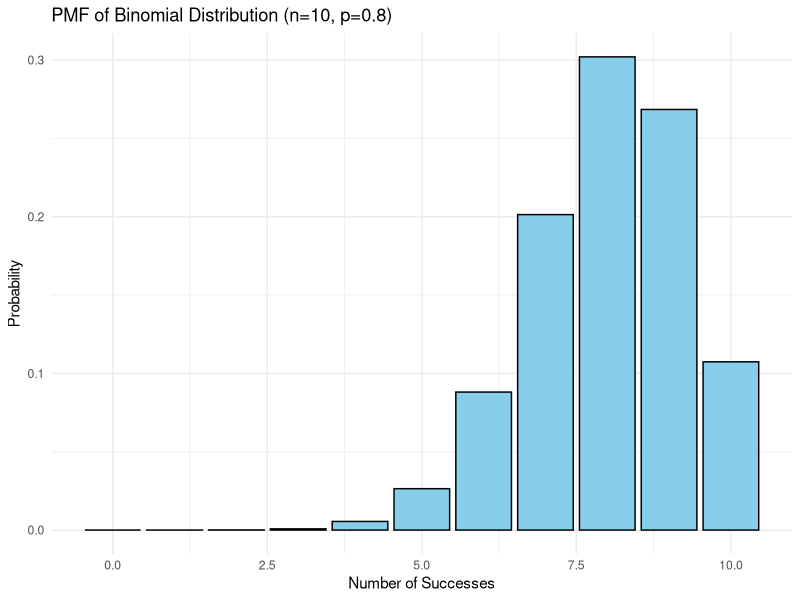
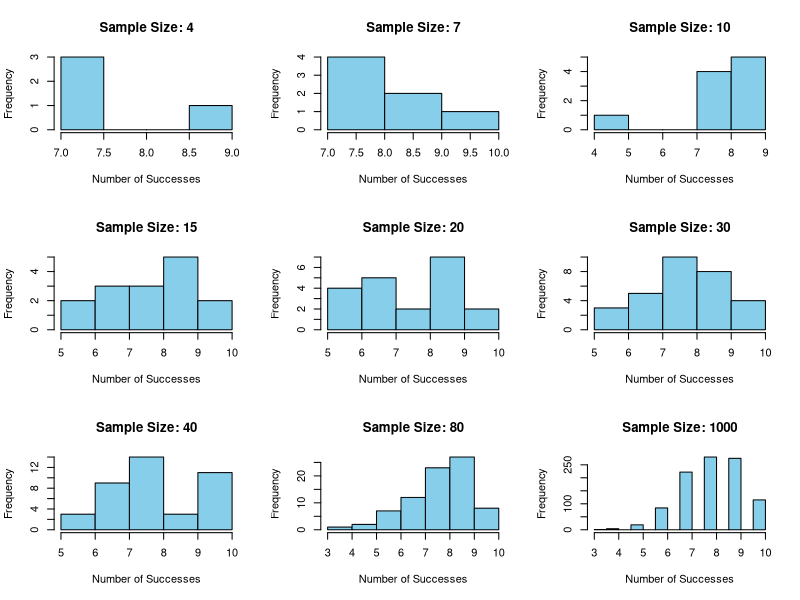
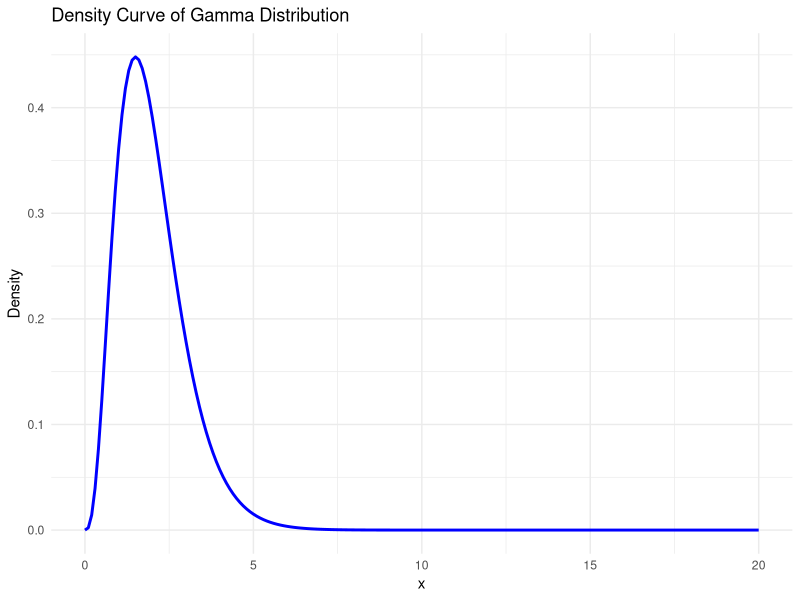
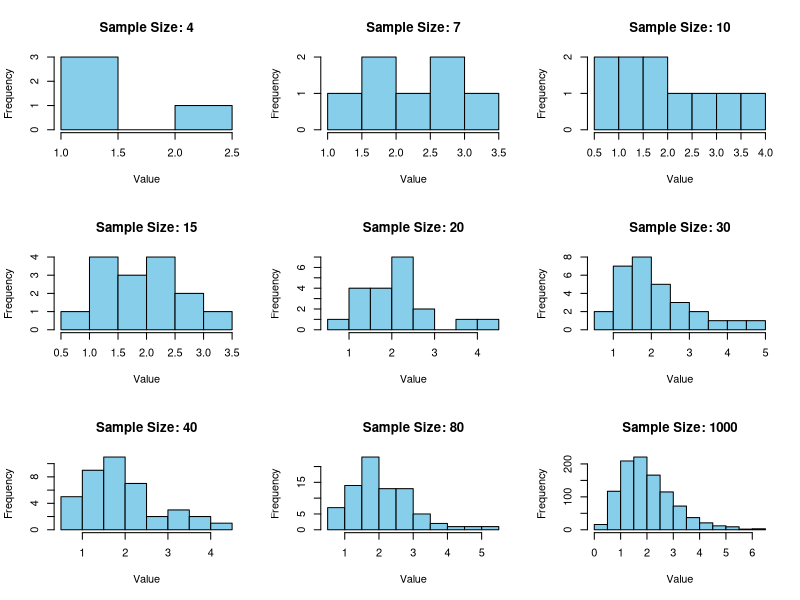
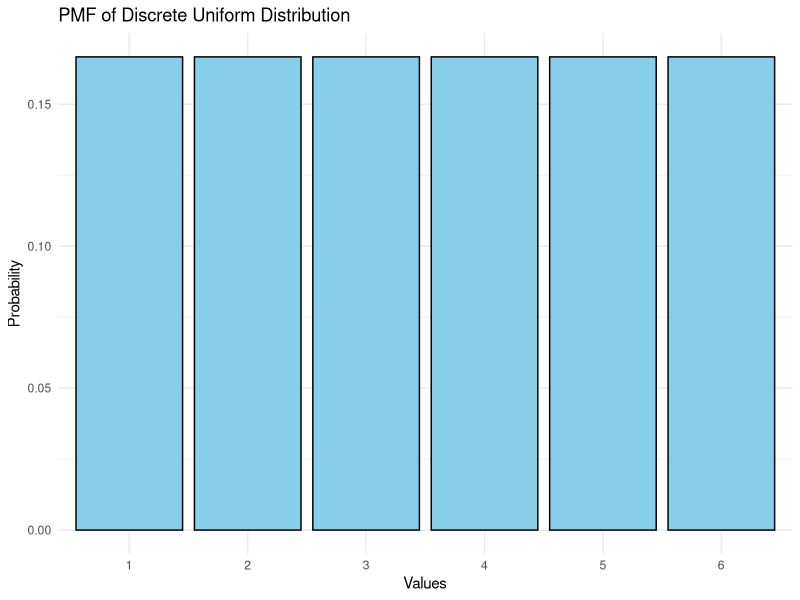
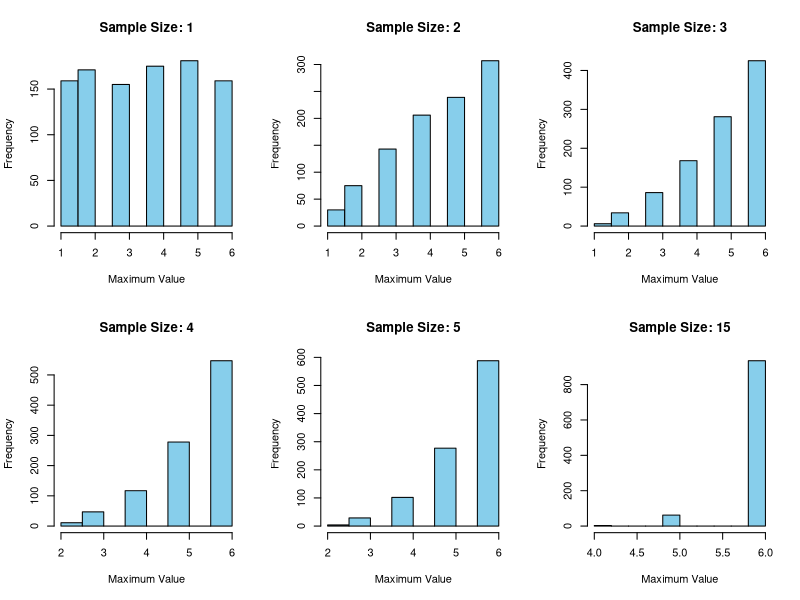
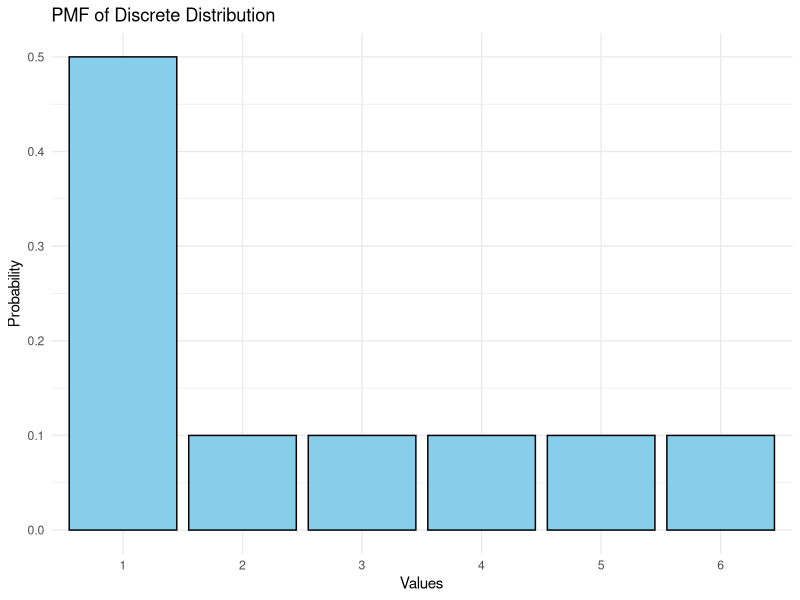
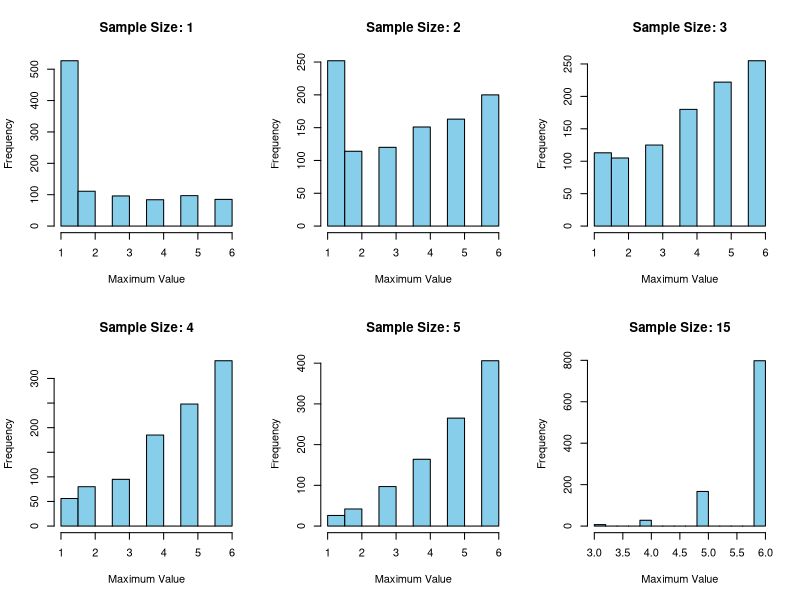

Here is the R script that generated these plots, in order: (Note: this script raises an error after producing the figures.)
## ---- chunk 1
# Load necessary library for plotting
library(ggplot2)

# Define parameters
n <- 10
p <- 0.8

# Create a sequence of x values from 0 to n
x_values <- 0:n

# Calculate the PMF using the dbinom function
pmf_values <- dbinom(x_values, size = n, prob = p)

# Create a data frame for plotting
data <- data.frame(x = x_values, pmf = pmf_values)

# Plot the PMF
ggplot(data, aes(x = x, y = pmf)) +
  geom_bar(stat = "identity", fill = "skyblue", color = "black") +
  labs(title = "PMF of Binomial Distribution (n=10, p=0.8)",
       x = "Number of Successes",
       y = "Probability") +
  theme_minimal()

## ---- chunk 2
# Sample sizes
sample_sizes <- c(4, 7, 10, 15, 20, 30, 40, 80, 1000)

# Generate random samples and plot histograms for each sample size
par(mfrow = c(3, 3))  # Set the layout of the plots

for (i in 1:length(sample_sizes)) {
  sample_size <- sample_sizes[i]
  sample <- rbinom(sample_size, size = 10, prob = 0.8)  # Generating random samples from a Binomial distribution
  
  hist(sample, main = paste("Sample Size:", sample_size), xlab = "Number of Successes", col = "skyblue", border = "black")
}
## ---- chunk 3
# Load necessary library for plotting
library(ggplot2)

# Define parameters
alpha <- 4
beta <- 2

# Generate a sequence of x values
x_values <- seq(0, 20, by = 0.1)  # Change the range and granularity as needed

# Calculate the density values using dgamma function
density_values <- dgamma(x_values, shape = alpha, rate = beta)

# Create a data frame for plotting
data <- data.frame(x = x_values, density = density_values)

# Plot the density curve
ggplot(data, aes(x = x, y = density)) +
  geom_line(color = "blue", linewidth = 1) +
  labs(title = "Density Curve of Gamma Distribution",
       x = "x",
       y = "Density") +
  theme_minimal()


## ---- chunk 4
# Sample sizes
sample_sizes <- c(4, 7, 10, 15, 20, 30, 40, 80, 1000)

# Generate random samples and plot histograms for each sample size
par(mfrow = c(3, 3))  # Set the layout of the plots

for (i in 1:length(sample_sizes)) {
  sample_size <- sample_sizes[i]
  sample <- rgamma(sample_size, shape = 4, rate = 2)  # Generating random samples from a Gamma distribution
  
  hist(sample, main = paste("Sample Size:", sample_size), xlab = "Value", col = "skyblue", border = "black")
}

## ---- chunk 5
# Define the values of the discrete uniform random variable
values <- 1:6

# Calculate the probability mass function (since it's uniform, each value has equal probability)
prob <- rep(1/length(values), length(values))

# Create a data frame for plotting
data <- data.frame(values = values, probability = prob)

# Plot the PMF
library(ggplot2)

ggplot(data, aes(x = as.factor(values), y = probability)) +
  geom_bar(stat = "identity", fill = "skyblue", color = "black") +
  labs(title = "PMF of Discrete Uniform Distribution",
       x = "Values",
       y = "Probability") +
  theme_minimal() +
  scale_x_discrete(labels = as.character(values))

## ---- chunk 6
# Define the values of the discrete random variable
values <- 1:6

# Function to generate a random sample from a discrete uniform distribution
disc_samp <- function(n) {
  sample(values, size = n, replace = TRUE)
}

## ---- chunk 7
# Define the function to generate the sample maximum
sample_max <- function(n) {
  max(disc_samp(n))
}

# Sample sizes
sample_sizes <- c(1, 2, 3, 4, 5, 15)

# Generate the sampling distribution of sample maxima and plot histograms
par(mfrow = c(2, 3))  # Set the layout of the plots

for (size in sample_sizes) {
  max_samples <- replicate(1000, sample_max(size))  # Generating 1000 samples
  
  hist(max_samples, main = paste("Sample Size:", size),
       xlab = "Maximum Value", col = "skyblue", border = "black")
}

## ---- chunk 8
# Define the values of the discrete random variable
values <- 1:6

# Define probabilities for each value
probabilities <- c(0.5, 0.1, 0.1, 0.1, 0.1, 0.1)

# Create a data frame for plotting
data <- data.frame(values = values, probability = probabilities)

# Plot the PMF
library(ggplot2)

ggplot(data, aes(x = as.factor(values), y = probability)) +
  geom_bar(stat = "identity", fill = "skyblue", color = "black") +
  labs(title = "PMF of Discrete Distribution",
       x = "Values",
       y = "Probability") +
  theme_minimal() +
  scale_x_discrete(labels = as.character(values))

## ---- chunk 9
# Define the values of the discrete random variable
values <- 1:6

# Define probabilities for each value
probabilities <- c(0.5, 0.1, 0.1, 0.1, 0.1, 0.1)

# Function to generate a random sample from the given discrete distribution
disc_samp_1 <- function(n) {
  sample(values, size = n, replace = TRUE, prob = probabilities)
}
 
## ---- chunk 10
# Define the function to generate the sample maximum
sample_max <- function(n) {
  max(disc_samp_1(n))
}

# Sample sizes
sample_sizes <- c(1, 2, 3, 4, 5, 15)

# Set seed for reproducibility
set.seed(42)

# Generate the sampling distribution of sample maxima and plot histograms
par(mfrow = c(2, 3))  # Set the layout of the plots

for (size in sample_sizes) {
  max_samples <- replicate(1000, sample_max(size))  # Generating 1000 samples
  
  hist(max_samples, main = paste("Sample Size:", size),
       xlab = "Maximum Value", col = "skyblue", border = "black")
}

## ---- chunk 11
samp_sizes  <- c(1, 2, 3, 4, 15, 500, 1000)

par(mfrow=c(2,2))
for(size in samp_sizes){
  replicates <- replicate(10000, {
    mean(rexp(size, rate = 5))
  })
  hist(replicates, breaks = 100,
       main = paste("Samp Dist for Exp, samp size =", size ))
}
## ---- chunk 12


disc_samp <- function(n) {
  sample(1:6, n, replace=T)
}



## ---- chunk 13


# Define the function to generate the sample maximum
sample_mean <- function(n) {
  mean(disc_samp(n))
}

# Sample sizes
sample_sizes <- c(1, 2, 3, 4, 15, 500)

# Set seed for reproducibility
set.seed(42)

# Generate the sampling distribution of sample maxima and plot histograms
par(mfrow = c(2, 3))  # Set the layout of the plots




for (size in sample_sizes) {
  max_samples <- replicate(1000, sample_mean(size))  # Generating 1000 samples
  
  hist(max_samples, main = paste("Sample Size:", size), 
       xlab = "Maximum Value", col = "skyblue", border = "black")
}


## ---- chunk 14

cont_uni_samp <- function(n) {
  sample(0:1, n, replace=T)
}


## ---- chunk 15

# Define the function to generate the sample maximum
sample_mean <- function(n) {
  mean(cont_uni_samp(n))
}

# Sample sizes
sample_sizes <- c(1, 2, 3, 4, 15, 500)

# Set seed for reproducibility
set.seed(42)

# Generate the sampling distribution of sample maxima and plot histograms
par(mfrow = c(2, 3))  # Set the layout of the plots




for (size in sample_sizes) {
  max_samples <- replicate(1000, sample_mean(size))  # Generating 1000 samples
  
  hist(max_samples, main = paste("Sample Size:", size), 
       xlab = "Maximum Value", col = "skyblue", border = "black")
}
## ---- chunk 16

samp <- c(1, 2, 3)
alpha_hat <- function(samp) {
  
  sum = 0
  len = length(samp)
  mean = mean(samp)

  for(i in samp){
    sum = sum + (i^2)
    
  }
  
  return(mean^2/((1/len) * (sum) - mean^2))
  
}

beta_hat <- function(samp){
  
  sum = 0
  len = length(samp)
  mean = mean(samp)

  for(i in samp){
    sum = sum + (i^2)
    
  }
  
  return(((1/len) * (sum) - mean^2)/mean)
  
  
  
}





## ---- chunk 17



alpha_results <- replicate(10000, {
  samp<- rgamma(30,shape = 2, scale = 4)
  alpha_hat(samp)
})

var_emp_a <- var(alpha_results)
bias_emp_a <- mean(alpha_results) - 2

cat("Variance for alpha ",var_emp)
cat("\n")
cat("Bias for alpha ", bias_emp)
cat("\n")



beta_results <- replicate(10000, {
  samp<- rgamma(30,shape = 2, scale = 4)
  beta_hat(samp)
})

var_emp <- var(beta_results)
bias_emp <- mean(beta_results) - 4

cat("Variance for beta ",var_emp)
cat("\n")
cat("Bias for beta ", bias_emp)



## ---- chunk 18

alpha_results <- replicate(10000, {
  samp<- rgamma(30,shape = 2, scale = 4)
  alpha_hat(samp)
})




MSE_emp_a <- mean(alpha_results-2)^2
cat ("MSE of alpha ", MSE_emp_a)
cat("\n")              



beta_results <- replicate(10000, {
  samp<- rgamma(30,shape = 2, scale = 4)
  beta_hat(samp)
})

MSE_emp <- mean(beta_results-4)^2
cat ("MSE of beta ", MSE_emp)
                

## ---- chunk 19
MSE_emp_a - (var_emp_a + (bias_emp_a))
MSE_emp - (var_emp +(bias_emp))




## ---- chunk 20

sample_mean <- function(n) {
  mean(n)^(2)
}




## ---- chunk 21


norm_results <- replicate(10000, {
  samp<- rnorm(15, 5, 1.5)
  sample_mean(samp)
})

var_emp <- var(norm_results)
bias_emp <- mean(norm_results) - 5

cat("Variance for theta ",var_emp)
cat("\n")
cat("Bias for theta ", bias_emp)
cat("\n")



## ---- chunk 22

norm_results <- replicate(10000, {
  samp<- rnorm(15, 5, 1.5)
  sample_mean(samp)
})


MSE_emp <- mean(norm_results-5)^2
cat ("MSE of theta ", MSE_emp)



 cat("\n")
 MSE_emp - (var_emp +(bias_emp)^2)
